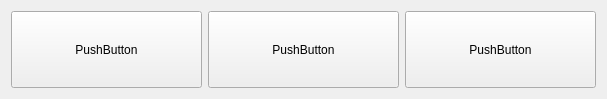
<?xml version="1.0" encoding="UTF-8"?>
<ui version="4.0">
 <class>SequenceItem</class>
 <widget class="QWidget" name="SequenceItem">
  <property name="geometry">
   <rect>
    <x>0</x>
    <y>0</y>
    <width>607</width>
    <height>99</height>
   </rect>
  </property>
  <property name="sizePolicy">
   <sizepolicy hsizetype="Expanding" vsizetype="Expanding">
    <horstretch>1</horstretch>
    <verstretch>1</verstretch>
   </sizepolicy>
  </property>
  <property name="windowTitle">
   <string>Form</string>
  </property>
  <layout class="QHBoxLayout" name="horizontalLayout_2">
   <item>
    <layout class="QHBoxLayout" name="horizontalLayout">
     <item>
      <widget class="QPushButton" name="pushButton_Collection">
       <property name="sizePolicy">
        <sizepolicy hsizetype="Expanding" vsizetype="Expanding">
         <horstretch>1</horstretch>
         <verstretch>1</verstretch>
        </sizepolicy>
       </property>
       <property name="text">
        <string>PushButton</string>
       </property>
      </widget>
     </item>
     <item>
      <widget class="QPushButton" name="pushButton_Time">
       <property name="sizePolicy">
        <sizepolicy hsizetype="Expanding" vsizetype="Expanding">
         <horstretch>1</horstretch>
         <verstretch>1</verstretch>
        </sizepolicy>
       </property>
       <property name="text">
        <string>PushButton</string>
       </property>
      </widget>
     </item>
     <item>
      <widget class="QPushButton" name="pushButton_FadeIn">
       <property name="sizePolicy">
        <sizepolicy hsizetype="Expanding" vsizetype="Expanding">
         <horstretch>1</horstretch>
         <verstretch>1</verstretch>
        </sizepolicy>
       </property>
       <property name="text">
        <string>PushButton</string>
       </property>
      </widget>
     </item>
    </layout>
   </item>
  </layout>
 </widget>
 <resources/>
 <connections/>
</ui>
